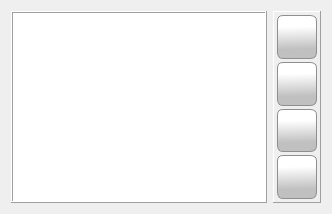
      <widget class="QWidget" name="tab_assets">
       <attribute name="icon">
        <iconset resource="../res/main_form.qrc">
         <normaloff>:/icons/res/icon/assets.png</normaloff>:/icons/res/icon/assets.png</iconset>
       </attribute>
       <attribute name="title">
        <string>OT / PT</string>
       </attribute>
       <layout class="QHBoxLayout" name="hrlayout_tab_assets">
        <item>
         <widget class="QTableView" name="tblvw_assets">
          <property name="frameShape">
           <enum>QFrame::Box</enum>
          </property>
          <property name="frameShadow">
           <enum>QFrame::Raised</enum>
          </property>
          <property name="editTriggers">
           <set>QAbstractItemView::NoEditTriggers</set>
          </property>
          <property name="alternatingRowColors">
           <bool>false</bool>
          </property>
          <property name="selectionMode">
           <enum>QAbstractItemView::SingleSelection</enum>
          </property>
          <property name="selectionBehavior">
           <enum>QAbstractItemView::SelectRows</enum>
          </property>
          <property name="gridStyle">
           <enum>Qt::DashLine</enum>
          </property>
          <attribute name="horizontalHeaderStretchLastSection">
           <bool>true</bool>
          </attribute>
          <attribute name="verticalHeaderCascadingSectionResizes">
           <bool>false</bool>
          </attribute>
         </widget>
        </item>
        <item>
         <widget class="QFrame" name="assets_control_frame">
          <property name="frameShape">
           <enum>QFrame::Panel</enum>
          </property>
          <property name="frameShadow">
           <enum>QFrame::Raised</enum>
          </property>
          <layout class="QVBoxLayout" name="vtlayout_assets_control_frame">
           <property name="spacing">
            <number>3</number>
           </property>
           <property name="leftMargin">
            <number>3</number>
           </property>
           <property name="topMargin">
            <number>3</number>
           </property>
           <property name="rightMargin">
            <number>3</number>
           </property>
           <property name="bottomMargin">
            <number>3</number>
           </property>
           <item>
            <widget class="QPushButton" name="btn_asset_add">
             <property name="sizePolicy">
              <sizepolicy hsizetype="Fixed" vsizetype="Expanding">
               <horstretch>0</horstretch>
               <verstretch>0</verstretch>
              </sizepolicy>
             </property>
             <property name="minimumSize">
              <size>
               <width>40</width>
               <height>40</height>
              </size>
             </property>
             <property name="cursor">
              <cursorShape>PointingHandCursor</cursorShape>
             </property>
             <property name="toolTip">
              <string>Dodaj dokument</string>
             </property>
             <property name="styleSheet">
              <string notr="true">QPushButton {
border: 1px solid #8f8f91;
border-radius: 6px;
background-color: qlineargradient(spread:pad, x1:0.529318, y1:1, x2:0.511909, y2:0.262, stop:0.295455 rgba(192, 192, 192, 255), stop:1 rgba(255, 255, 255, 255))
}
QPushButton:hover {
border: 1px solid #8f8f91;
border-radius: 6px;
background-color: qlineargradient(spread:pad, x1:0.507, y1:0.937, x2:0.489, y2:0.08, stop:0 rgba(207, 207, 207, 255), stop:1 rgba(255, 255, 255, 255))
 }
QPushButton:pressed {
border: 1px solid #8f8f91;
border-radius: 6px;
 background-color: qlineargradient(spread:pad, x1:0.513, y1:0, x2:0.495, y2:0.886, stop:0.306818 rgba(208, 208, 208, 255), stop:1 rgba(255, 255, 255, 255))
}</string>
             </property>
             <property name="text">
              <string/>
             </property>
             <property name="icon">
              <iconset resource="../res/main_form.qrc">
               <normaloff>:/icons/res/icon/plus.png</normaloff>:/icons/res/icon/plus.png</iconset>
             </property>
             <property name="iconSize">
              <size>
               <width>32</width>
               <height>32</height>
              </size>
             </property>
            </widget>
           </item>
           <item>
            <widget class="QPushButton" name="btn_asset_edit">
             <property name="sizePolicy">
              <sizepolicy hsizetype="Fixed" vsizetype="Expanding">
               <horstretch>0</horstretch>
               <verstretch>0</verstretch>
              </sizepolicy>
             </property>
             <property name="minimumSize">
              <size>
               <width>40</width>
               <height>40</height>
              </size>
             </property>
             <property name="cursor">
              <cursorShape>PointingHandCursor</cursorShape>
             </property>
             <property name="toolTip">
              <string>Edytuj dokument</string>
             </property>
             <property name="styleSheet">
              <string notr="true">QPushButton {
border: 1px solid #8f8f91;
border-radius: 6px;
background-color: qlineargradient(spread:pad, x1:0.529318, y1:1, x2:0.511909, y2:0.262, stop:0.295455 rgba(192, 192, 192, 255), stop:1 rgba(255, 255, 255, 255))
}
QPushButton:hover {
border: 1px solid #8f8f91;
border-radius: 6px;
background-color: qlineargradient(spread:pad, x1:0.507, y1:0.937, x2:0.489, y2:0.08, stop:0 rgba(207, 207, 207, 255), stop:1 rgba(255, 255, 255, 255))
 }
QPushButton:pressed {
border: 1px solid #8f8f91;
border-radius: 6px;
 background-color: qlineargradient(spread:pad, x1:0.513, y1:0, x2:0.495, y2:0.886, stop:0.306818 rgba(208, 208, 208, 255), stop:1 rgba(255, 255, 255, 255))
}</string>
             </property>
             <property name="text">
              <string/>
             </property>
             <property name="icon">
              <iconset resource="../res/main_form.qrc">
               <normaloff>:/icons/res/icon/pen.png</normaloff>:/icons/res/icon/pen.png</iconset>
             </property>
             <property name="iconSize">
              <size>
               <width>32</width>
               <height>32</height>
              </size>
             </property>
            </widget>
           </item>
           <item>
            <widget class="QPushButton" name="btn_asset_delete">
             <property name="sizePolicy">
              <sizepolicy hsizetype="Fixed" vsizetype="Expanding">
               <horstretch>0</horstretch>
               <verstretch>0</verstretch>
              </sizepolicy>
             </property>
             <property name="minimumSize">
              <size>
               <width>40</width>
               <height>40</height>
              </size>
             </property>
             <property name="cursor">
              <cursorShape>PointingHandCursor</cursorShape>
             </property>
             <property name="toolTip">
              <string>Usuń dokument</string>
             </property>
             <property name="styleSheet">
              <string notr="true">QPushButton {
border: 1px solid #8f8f91;
border-radius: 6px;
background-color: qlineargradient(spread:pad, x1:0.529318, y1:1, x2:0.511909, y2:0.262, stop:0.295455 rgba(192, 192, 192, 255), stop:1 rgba(255, 255, 255, 255))
}
QPushButton:hover {
border: 1px solid #8f8f91;
border-radius: 6px;
background-color: qlineargradient(spread:pad, x1:0.507, y1:0.937, x2:0.489, y2:0.08, stop:0 rgba(207, 207, 207, 255), stop:1 rgba(255, 255, 255, 255))
 }
QPushButton:pressed {
border: 1px solid #8f8f91;
border-radius: 6px;
 background-color: qlineargradient(spread:pad, x1:0.513, y1:0, x2:0.495, y2:0.886, stop:0.306818 rgba(208, 208, 208, 255), stop:1 rgba(255, 255, 255, 255))
}</string>
             </property>
             <property name="text">
              <string/>
             </property>
             <property name="icon">
              <iconset resource="../res/main_form.qrc">
               <normaloff>:/icons/res/icon/decline.png</normaloff>:/icons/res/icon/decline.png</iconset>
             </property>
             <property name="iconSize">
              <size>
               <width>32</width>
               <height>32</height>
              </size>
             </property>
            </widget>
           </item>
           <item>
            <widget class="QPushButton" name="btn_asset_print">
             <property name="sizePolicy">
              <sizepolicy hsizetype="Fixed" vsizetype="Expanding">
               <horstretch>0</horstretch>
               <verstretch>0</verstretch>
              </sizepolicy>
             </property>
             <property name="minimumSize">
              <size>
               <width>40</width>
               <height>40</height>
              </size>
             </property>
             <property name="cursor">
              <cursorShape>PointingHandCursor</cursorShape>
             </property>
             <property name="toolTip">
              <string>Drukuj dokumenty</string>
             </property>
             <property name="styleSheet">
              <string notr="true">QPushButton {
border: 1px solid #8f8f91;
border-radius: 6px;
background-color: qlineargradient(spread:pad, x1:0.529318, y1:1, x2:0.511909, y2:0.262, stop:0.295455 rgba(192, 192, 192, 255), stop:1 rgba(255, 255, 255, 255))
}
QPushButton:hover {
border: 1px solid #8f8f91;
border-radius: 6px;
background-color: qlineargradient(spread:pad, x1:0.507, y1:0.937, x2:0.489, y2:0.08, stop:0 rgba(207, 207, 207, 255), stop:1 rgba(255, 255, 255, 255))
 }
QPushButton:pressed {
border: 1px solid #8f8f91;
border-radius: 6px;
 background-color: qlineargradient(spread:pad, x1:0.513, y1:0, x2:0.495, y2:0.886, stop:0.306818 rgba(208, 208, 208, 255), stop:1 rgba(255, 255, 255, 255))
}</string>
             </property>
             <property name="text">
              <string/>
             </property>
             <property name="icon">
              <iconset resource="../res/main_form.qrc">
               <normaloff>:/icons/res/icon/printer.png</normaloff>:/icons/res/icon/printer.png</iconset>
             </property>
             <property name="iconSize">
              <size>
               <width>32</width>
               <height>32</height>
              </size>
             </property>
            </widget>
           </item>
          </layout>
         </widget>
        </item>
       </layout>
      </widget>
